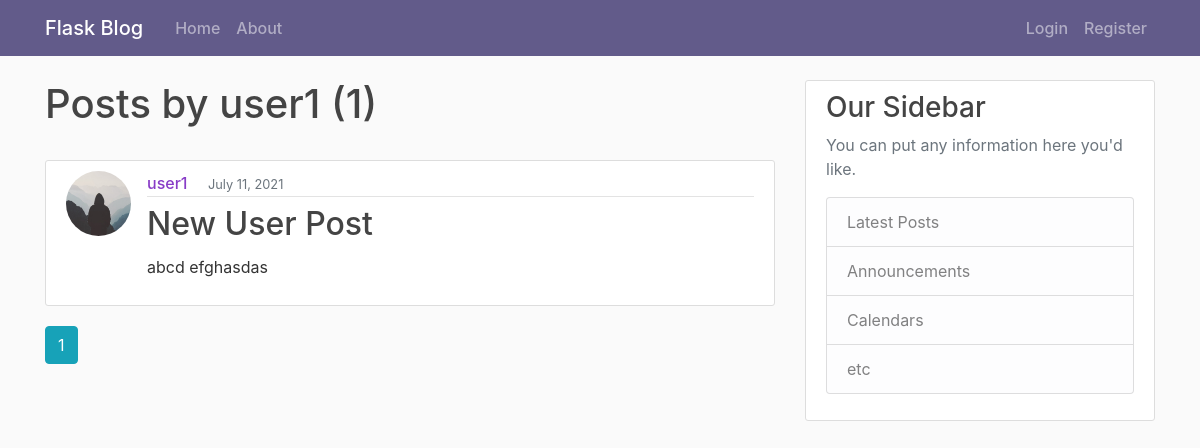
Before: /user/user1 with the older database file.
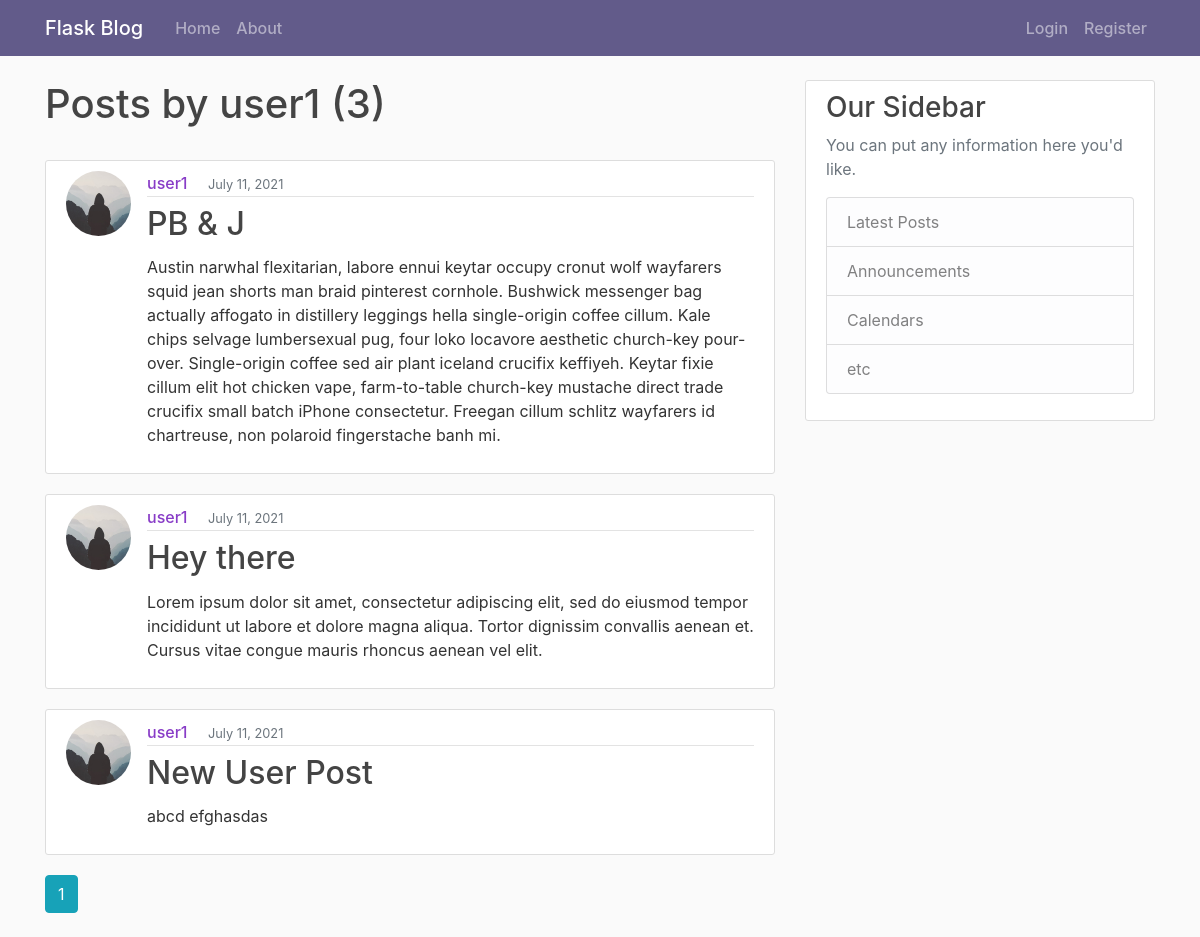
After: the same page with the newer database file.
### flaskblog/models.py (models this page shows, shortened)
class Post(db.Model):
    id = db.Column(db.Integer, primary_key=True)
    title = db.Column(db.String(100), nullable=False)
    date_posted = db.Column(db.DateTime, nullable=False, default=datetime.utcnow)
    content = db.Column(db.Text, nullable=False)
    user_id = db.Column(db.Integer, db.ForeignKey('user.id'), nullable=False)

class User(db.Model, UserMixin):
    id = db.Column(db.Integer, primary_key=True)
    username = db.Column(db.String(20), unique=True, nullable=False)
    email = db.Column(db.String(120), unique=True, nullable=False)
    image_file = db.Column(db.String(20), nullable=False, default='default.jpg')
    password = db.Column(db.String(60), nullable=False)
    posts = db.relationship('Post', backref='author', lazy=True)

### flaskblog/users/routes.py (the view)
@users.route('/user/<string:username>')
def user_posts(username):
    page = request.args.get('page', 1, type=int)
    user = User.query.filter_by(username=username).first_or_404()
    posts = Post.query.filter_by(author=user)\
                .order_by(Post.date_posted.desc())\
                .paginate(page=page, per_page=5)
    return render_template('user_posts.html',
                           posts=posts,
                           user=user)

### flaskblog/templates/user_posts.html
{% extends 'layout.html' %}
{% block content %}
    <h1 class="pb-4">Posts by {{ user.username }} ({{ posts.total }})</h1>
    {% for post in posts.items %}
        <article class="media content-section">
            <img class="rounded-circle article-img"
                src="{{ url_for('static', filename='profile_pics/' + post.author.image_file) }}"
                alt="author profile image">
            <div class="media-body">
                <div class="article-metadata">
                    <a class="mr-3" href="{{ url_for('users.user_posts', username=post.author.username) }}">{{ post.author.username }}</a>
                    <small class="text-muted justify">{{ post.date_posted.strftime('%B %d, %Y') }}</small>
                </div>
                <h2 class="py-1">
                    <a  class="article-title"
                        href="{{ url_for('posts.post', post_id=post.id) }}">
                        {{ post.title }}
                    </a>
                </h2>
                <p class="article-content">{{ post.content }}</p>
            </div>
        </article>
    {% endfor %}
    {% for page_num in posts.iter_pages(
        left_edge=1, right_edge=1, left_current=1, right_current=2
    ) %}
        {% if page_num %}
            {% if posts.page == page_num %}
                <a  class="btn btn-info mb-4"
                    href="{{ url_for('users.user_posts', username=user.username, page=page_num) }}" >
                    {{ page_num }}
                </a>
            {% else %}
                <a  class="btn btn-outline-info mb-4"
                    href="{{ url_for('users.user_posts', username=user.username, page=page_num) }}" >
                    {{ page_num }}
                </a>
            {% endif %}
        {% else %}
            . . .
        {% endif %}
    {% endfor %}
{% endblock content %}

Changed rows visible on the page:
added Post: image_file (placeholder picture), author.username "user1", date_posted "July 11, 2021", title "PB & J", content "Austin narwhal flexitarian, labore ennui keytar occupy cronut wolf wayfarers squid jean shorts man braid pinterest cornhole. Bushwick messenger bag actually affogato in distillery leggings hella single-origin coffee cillum. Kale chips selvage lumbersexual pug, four loko locavore aesthetic church-key pour-over. Single-origin coffee sed air plant iceland crucifix keffiyeh. Keytar fixie cillum elit hot chicken vape, farm-to-table church-key mustache direct trade crucifix small batch iPhone consectetur. Freegan cillum schlitz wayfarers id chartreuse, non polaroid fingerstache banh mi."
added Post: image_file (placeholder picture), author.username "user1", date_posted "July 11, 2021", title "Hey there", content "Lorem ipsum dolor sit amet, consectetur adipiscing elit, sed do eiusmod tempor incididunt ut labore et dolore magna aliqua. Tortor dignissim convallis aenean et. Cursus vitae congue mauris rhoncus aenean vel elit."
Other visible differences:
{{ posts.total }}: "1" → "3"
